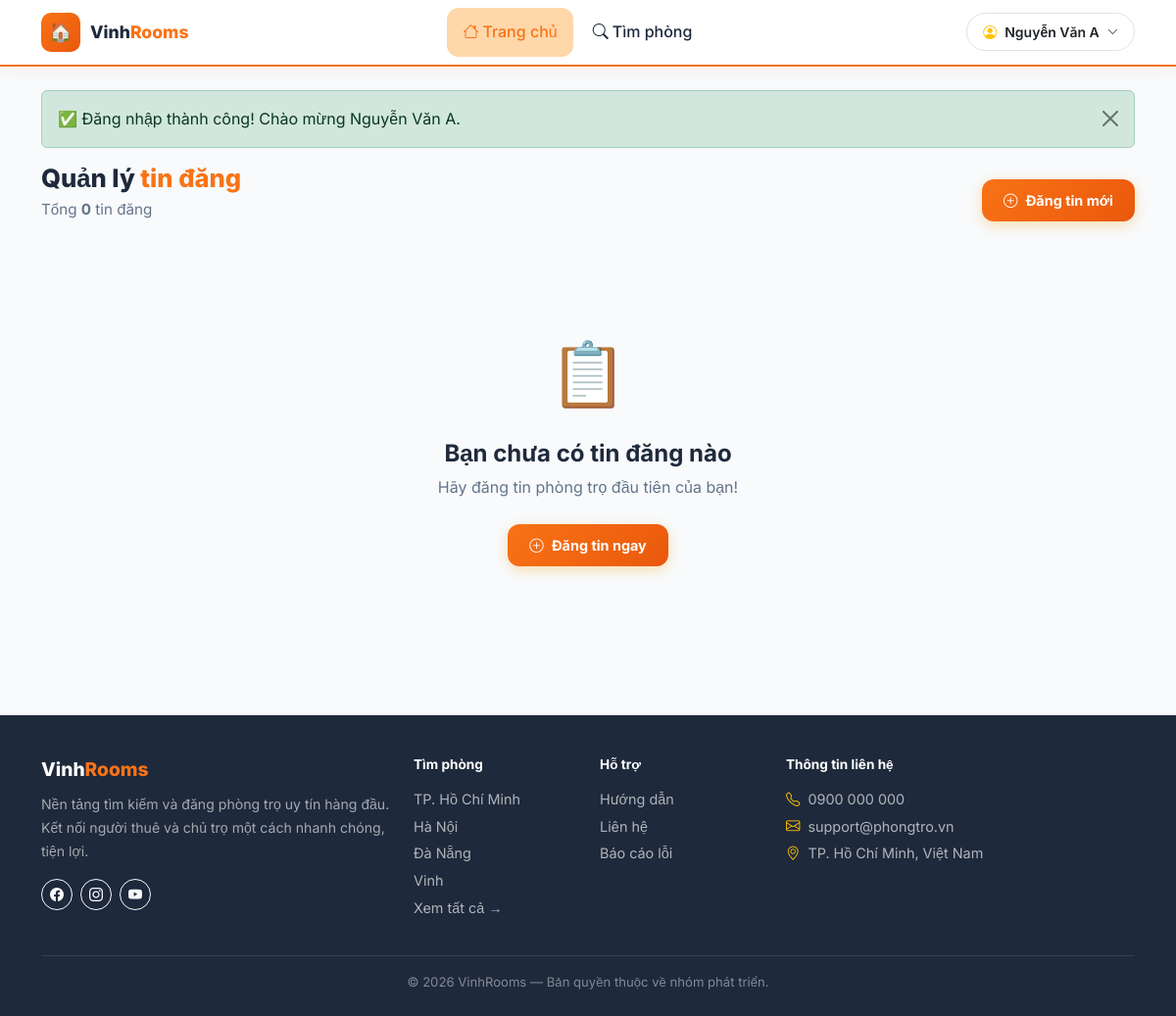
Page /my-posts/index.php (signed in) on the earlier database version.
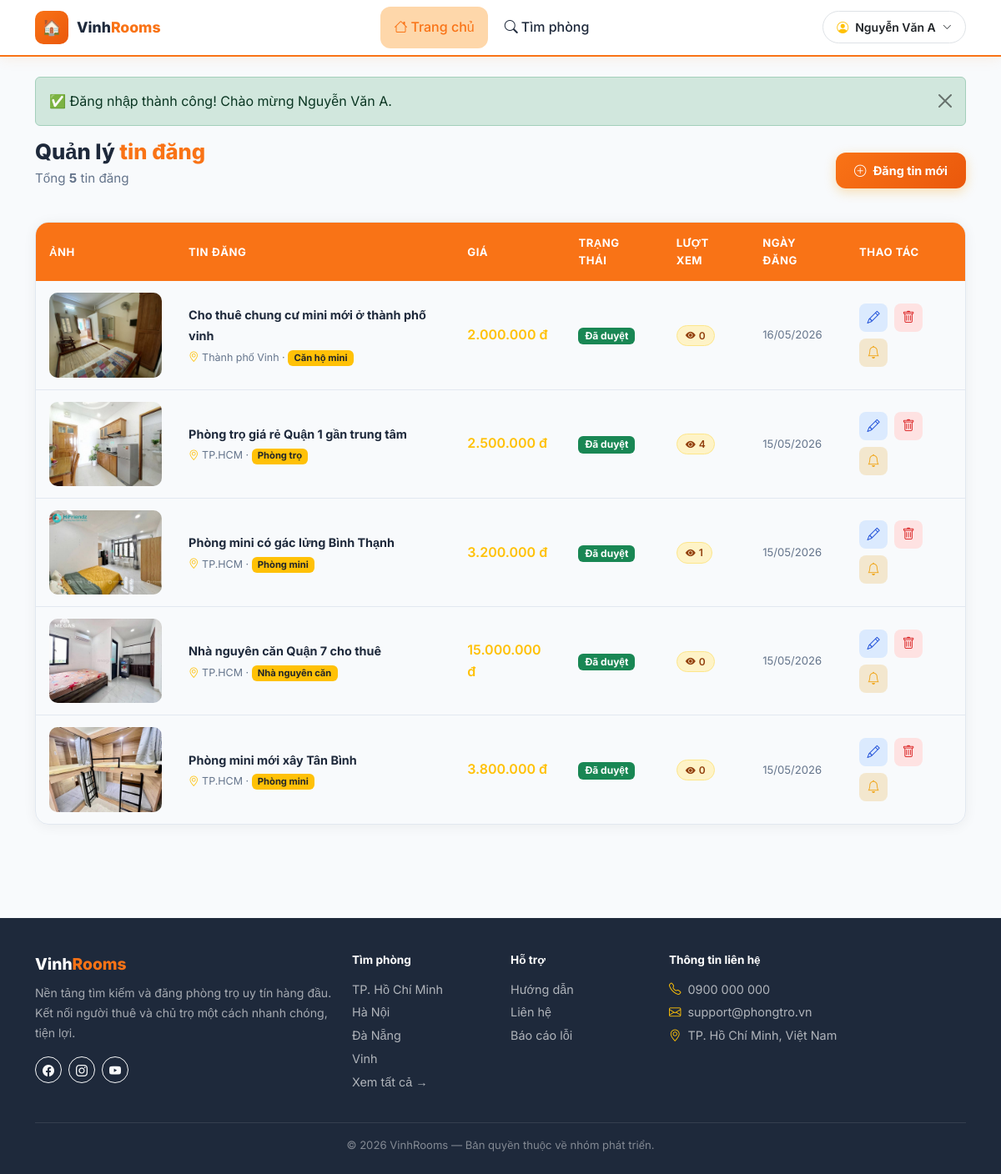
Same page on the later database version.
### tables this page shows
CREATE TABLE `users` (
  `id` int(10) UNSIGNED NOT NULL,
  `username` varchar(50) NOT NULL,
  `email` varchar(100) NOT NULL,
  `password` varchar(255) NOT NULL,
  `ho_ten` varchar(100) NOT NULL,
  `so_dien_thoai` varchar(15) DEFAULT NULL,
  `dia_chi` varchar(255) DEFAULT NULL,
  `avatar` varchar(255) DEFAULT 'default_avatar.png',
  `role` enum('admin','user') NOT NULL DEFAULT 'user',
  `trang_thai` enum('active','inactive','banned') NOT NULL DEFAULT 'active',
  `created_at` datetime NOT NULL DEFAULT current_timestamp(),
  `updated_at` datetime NOT NULL DEFAULT current_timestamp() ON UPDATE current_timestamp()
);

CREATE TABLE `tin_dang` (
  `id` int(11) UNSIGNED NOT NULL,
  `phong_tro_id` int(10) UNSIGNED NOT NULL,
  `tieu_de` varchar(255) DEFAULT NULL,
  `mo_ta` text DEFAULT NULL,
  `gia` decimal(10,2) DEFAULT NULL,
  `trang_thai` enum('cho_duyet','da_duyet','bi_tu_choi','an','da_thue') DEFAULT 'da_thue',
  `luot_xem` int(11) DEFAULT 0,
  `created_at` datetime DEFAULT NULL,
  `updated_at` datetime DEFAULT NULL
);

CREATE TABLE `phong_tro` (
  `id` int(10) UNSIGNED NOT NULL,
  `user_id` int(10) UNSIGNED NOT NULL,
  `loai_phong_id` int(10) UNSIGNED DEFAULT NULL,
  `khu_vuc_id` int(10) UNSIGNED DEFAULT NULL,
  `gia_goc` decimal(12,0) NOT NULL COMMENT 'VND/tháng',
  `dien_tich` float NOT NULL COMMENT 'm2',
  `dia_chi` varchar(255) NOT NULL,
  `so_phong_ngu` tinyint(3) UNSIGNED DEFAULT 1,
  `so_wc` tinyint(3) UNSIGNED DEFAULT 1,
  `tien_nghi` text DEFAULT NULL COMMENT 'JSON hoặc text mô tả tiện nghi',
  `hinh_anh` varchar(255) DEFAULT NULL COMMENT 'Ảnh đại diện',
  `trang_thai` enum('co_san','da_cho_thue') NOT NULL DEFAULT 'co_san',
  `created_at` datetime NOT NULL DEFAULT current_timestamp(),
  `updated_at` datetime NOT NULL DEFAULT current_timestamp() ON UPDATE current_timestamp()
);

CREATE TABLE `khu_vuc` (
  `id` int(10) UNSIGNED NOT NULL,
  `tinh_thanh` varchar(100) NOT NULL,
  `phuong_xa` varchar(100) NOT NULL
);

CREATE TABLE `loai_phong` (
  `id` int(10) UNSIGNED NOT NULL,
  `ten` varchar(100) NOT NULL,
  `mo_ta` text DEFAULT NULL
);

### my-posts/index.php (the view, shortened to what the rows shown need)
<?php
require_once __DIR__ . '/../includes/functions.php';
require_once __DIR__ . '/../includes/header.php';
$db     = getDB();
$userId = (int)$_SESSION['user_id'];
$page    = max(1, (int)($_GET['page'] ?? 1));
$perPage = 10;
$offset  = ($page - 1) * $perPage;
$rooms = $db->query("
    SELECT td.id AS tin_id, td.tieu_de, td.mo_ta, td.gia, td.luot_xem,
           td.trang_thai, td.created_at,
           p.id AS phong_id, p.dien_tich, p.dia_chi, p.gia_goc, p.hinh_anh,
           l.ten AS loai_ten, k.tinh_thanh
    FROM tin_dang td
    JOIN phong_tro p    ON td.phong_tro_id = p.id
    LEFT JOIN loai_phong l ON p.loai_phong_id = l.id
    LEFT JOIN khu_vuc k    ON p.khu_vuc_id = k.id
    WHERE p.user_id = $userId AND td.trang_thai != 'bi_xoa'
    ORDER BY td.created_at DESC
    LIMIT $perPage OFFSET $offset
")->fetch_all(MYSQLI_ASSOC);
?>
<div class="container py-4">
    <div class="d-flex align-items-center justify-content-between mb-4 flex-wrap gap-3">
        <div>
            <h1 class="section-title mb-0">Quản lý <span>tin đăng</span></h1>
        </div>
    </div>
    <?php if (empty($rooms)): ?>
    <div class="empty-state">
        <div class="empty-icon">📋</div>
        <h4>Bạn chưa có tin đăng nào</h4>
        <p>Hãy đăng tin phòng trọ đầu tiên của bạn!</p>
        <a href="<?= BASE_URL ?>/my-posts/create.php" class="btn-post-new mt-2">
            <i class="bi bi-plus-circle me-2"></i>Đăng tin ngay
        </a>
    </div>
    <?php else: ?>
    <div class="posts-table-wrap">
        <table class="posts-table">
            <thead>
                <tr>
                    <th style="width:15%;">Ảnh</th>
                    <th style="width:30%">Tin đăng</th>
                    <th>Giá</th>
                    <th>Trạng thái</th>
                    <th>Lượt xem</th>
                    <th>Ngày đăng</th>
                    <th>Thao tác</th>
                </tr>
            </thead>
            <tbody>
            <?php foreach ($rooms as $r): ?>
            <tr>
                <td>
                    <img src="<?= getImageUrl($r['hinh_anh']) ?>"
                        class="room-thumb"
                        style="border-radius: 10px"
                        alt=""
                        onerror="this.src='<?= BASE_URL ?>/assets/images/no-image.svg'">
                </td>
                <td>
                    <div class="post-row-title">
                        <a href="<?= BASE_URL ?>/room-detail.php?id=<?= $r['tin_id'] ?>" target="_blank">
                            <?= e($r['tieu_de']) ?>
                        </a>
                    </div>
                    <div class="post-row-meta">
                        <i class="bi bi-geo-alt text-warning"></i> <?= e($r['tinh_thanh'] ?? '') ?>
                        <?php if ($r['loai_ten']): ?>
                        · <span class="badge bg-warning text-dark" style="font-size:.7rem"><?= e($r['loai_ten']) ?></span>
                        <?php endif; ?>
                    </div>
                </td>
                <td class="fw-semibold text-warning">
                    <?= formatPrice($r['gia']) ?>
                </td>
                <td><?= tinDangStatusBadge($r['trang_thai']) ?></td>
                <td>
                    <span class="view-pill"><i class="bi bi-eye-fill"></i> <?= number_format($r['luot_xem']) ?></span>
                </td>
                <td style="font-size:.82rem;color:var(--text-muted)"><?= formatDate($r['created_at']) ?></td>
                <td>
                    <div class="d-flex gap-2 flex-wrap">
                        <a href="<?= BASE_URL ?>/my-posts/edit.php?id=<?= $r['tin_id'] ?>" class="btn-act edit" title="Sửa">
                            <i class="bi bi-pencil"></i>
                        </a>
                        <a href="<?= BASE_URL ?>/my-posts/delete.php?id=<?= $r['tin_id'] ?>"
                           class="btn-act del" title="Xóa"
                           onclick="return confirm('Bạn chắc chắn muốn xóa tin này?')">
                            <i class="bi bi-trash"></i>
                        </a>
                        <?php if ($r['trang_thai'] === 'da_duyet'): ?>
                        <a href="<?= BASE_URL ?>/my-posts/report-rented.php?id=<?= $r['tin_id'] ?>" class="btn-act report" title="Báo cáo phòng đã cho thuê">
                            <i class="bi bi-bell"></i>
                        </a>
                        <?php elseif($r['trang_thai'] !== 'da_duyet'): ?>
                        <a href="<?= BASE_URL ?>/my-posts/report-rented.php?id=<?= $r['tin_id'] ?>" class="btn-act report" title="Yêu cầu mở lại tin đăng">
                            <i class="bi bi-unlock"></i>
                        </a>
                        <?php endif; ?>
                    </div>
                </td>
            </tr>
            <?php endforeach; ?>
            </tbody>
        </table>
    </div>
    <?php endif; ?>
</div>
<?php require_once __DIR__ . '/../includes/footer.php'; ?>

### includes/header.php (shortened to what the rows shown need)
<?php
require_once __DIR__ . '/functions.php';
$currentUser = getCurrentUser();
?>
<!DOCTYPE html>
<html lang="vi">
<head>
    <link rel="stylesheet" href="https://cdn.jsdelivr.net/npm/bootstrap@5.3.3/dist/css/bootstrap.min.css">
    <link rel="stylesheet" href="https://cdn.jsdelivr.net/npm/bootstrap-icons@1.11.3/font/bootstrap-icons.min.css">
    <link rel="stylesheet" href="<?= BASE_URL ?>/assets/css/style.css">
    <link rel="stylesheet" href="<?= BASE_URL ?>/assets/css/my-posts.css">
</head>
<body>
<nav class="navbar-main">
    <div class="container">
        <div class="d-flex align-items-center justify-content-between py-2 w-100">
            <div class="d-flex align-items-center gap-2">
                <?php if (isLoggedIn()): ?>
                    <div class="dropdown">
                        <button class="btn btn-sm d-flex align-items-center gap-2 border rounded-pill px-3 py-2 fw-semibold"
                                style="font-size:.875rem" data-bs-toggle="dropdown">
                            <i class="bi bi-person-circle text-warning"></i>
                            <?= e($currentUser['ho_ten'] ?? $currentUser['username']) ?>
                            <i class="bi bi-chevron-down" style="font-size:.7rem"></i>
                        </button>
                    </div>
                <?php endif; ?>
            </div>
        </div>
    </div>
</nav>

### includes/functions.php (shortened to what the rows shown need)
<?php
function isLoggedIn(): bool {
    return isset($_SESSION['user_id']);
}
function getCurrentUser(): ?array {
    $db  = getDB();
    $id  = (int)$_SESSION['user_id'];
    $res = $db->query("SELECT * FROM users WHERE id = $id LIMIT 1");
    return $res ? $res->fetch_assoc() : null;
}
function formatPrice(float $price): string {
    return number_format($price, 0, ',', '.') . ' đ';
}
function formatDate(string $date): string {
    return date('d/m/Y', strtotime($date));
}
function e(string $str): string {
    return htmlspecialchars($str, ENT_QUOTES, 'UTF-8');
}
function getImageUrl(?string $filename): string {
    if ($filename[0] === '/') {
        $physicalPath = __DIR__ . '/..' . $filename;
        if (file_exists($physicalPath)) {
            return BASE_URL . $filename;
        }
        return BASE_URL . '/assets/images/no-image.svg';
    }
    if (file_exists(UPLOAD_DIR . $filename)) {
        return UPLOAD_URL . $filename;
    }
    return BASE_URL . '/assets/images/no-image.svg';
}
function tinDangStatusBadge(string $status): string {
    $map = [
        'cho_duyet'  => ['warning',   'Chờ duyệt'],
        'da_duyet'   => ['success',   'Đã duyệt'],
        'bi_tu_choi' => ['danger',    'Bị từ chối'],
        'an'         => ['secondary', 'Đã ẩn'],
    ];
    [$color, $label] = $map[$status] ?? ['light', $status];
    return "<span class=\"badge bg-{$color}\">{$label}</span>";
}

Differences in the rows shown:
added tin_dang: phong_tro.hinh_anh (picture), tieu_de "Cho thuê chung cư mini mới ở thành phố vinh", khu_vuc.tinh_thanh "Thành phố Vinh", loai_phong.ten "Căn hộ mini", gia "2.000.000 đ", luot_xem "0", created_at "16/05/2026"
added tin_dang: phong_tro.hinh_anh (picture), tieu_de "Phòng trọ giá rẻ Quận 1 gần trung tâm", khu_vuc.tinh_thanh "TP.HCM", loai_phong.ten "Phòng trọ", gia "2.500.000 đ", luot_xem "4", created_at "15/05/2026"
added tin_dang: phong_tro.hinh_anh (picture), tieu_de "Phòng mini có gác lửng Bình Thạnh", khu_vuc.tinh_thanh "TP.HCM", loai_phong.ten "Phòng mini", gia "3.200.000 đ", luot_xem "1", created_at "15/05/2026"
added tin_dang: phong_tro.hinh_anh (picture), tieu_de "Nhà nguyên căn Quận 7 cho thuê", khu_vuc.tinh_thanh "TP.HCM", loai_phong.ten "Nhà nguyên căn", gia "15.000.000 đ", luot_xem "0", created_at "15/05/2026"
added tin_dang: phong_tro.hinh_anh (picture), tieu_de "Phòng mini mới xây Tân Bình", khu_vuc.tinh_thanh "TP.HCM", loai_phong.ten "Phòng mini", gia "3.800.000 đ", luot_xem "0", created_at "15/05/2026"
Other differences:
$total: "0" → "5"
text no longer shown: "📋 Bạn chưa có tin đăng nào Hãy đăng tin phòng trọ đầu tiên của bạn! Đăng tin ngay"
text now shown: "ẢNH TIN ĐĂNG GIÁ TRẠNG THÁI LƯỢT XEM NGÀY ĐĂNG THAO TÁC"
